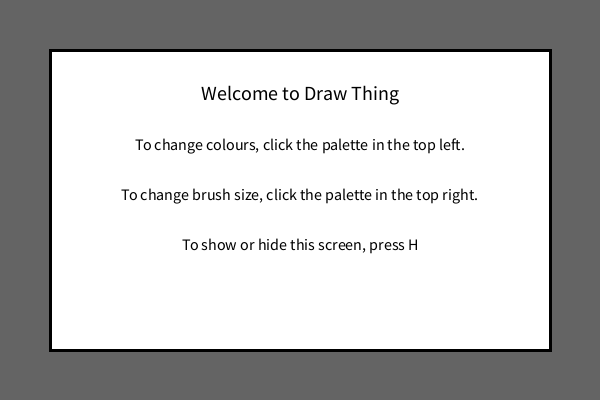
Frame 1 (no input)
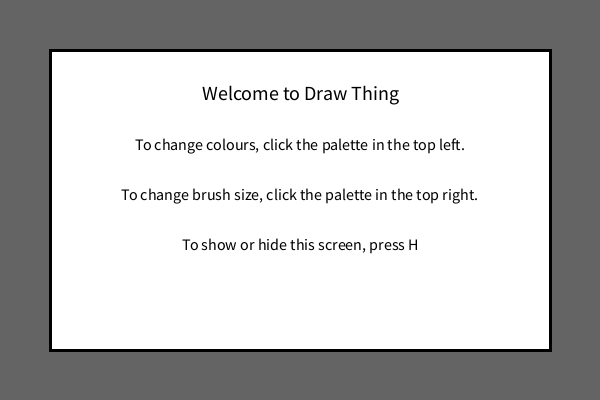
Frame 60 (the mouse pressed at the canvas centre just before this capture)
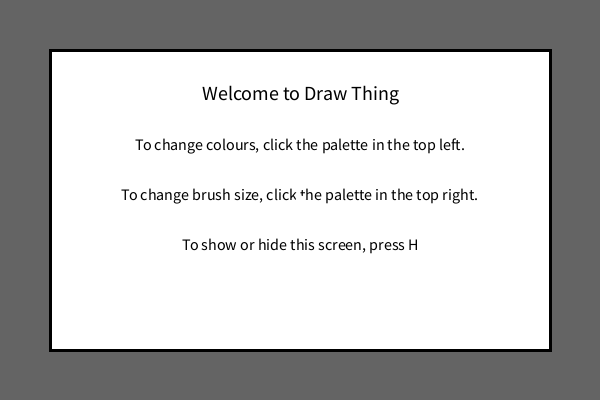
Frame 120 (the mouse held since frame 60 and released just before this capture)

The Processing sketch that drew these frames (run headless with seeded random() and noise(); from frame 60 on, the mouse is pressed at the canvas centre):

// Processing sketch: 01_welcome_screen
// ── 01_welcome_screen.pde
// first go at a drawing program

boolean welcome_b;

// ===== brush picker =====
int brush_size;

// ===== colour picker =====
int red_val;
int green_val;
int blue_val;


// ========== setup
void setup() {
  size (600, 400);
  surface.setTitle("Drawing Program");
  smooth(); // smooth the drawing

  // ----- declare variables
  welcome_b = true;
  red_val = 255;
  green_val = 255;
  blue_val = 255;
  brush_size = 10;
} // ========== close setup




// -------------------------------------------
void draw() {
  welcome_screen(); // draw the welcome screen

  if (mousePressed == true)
  {
    stroke(red_val, green_val, blue_val);
    strokeWeight(brush_size);
    line(pmouseX, pmouseY, mouseX, mouseY);
  }
} // close draw
// -------------------------------------------


// -------------------------------------------
void welcome_screen() {
  if (welcome_b == true) { // draw the welcome screen
    background(100);
    stroke(0);
    strokeWeight(3);
    fill(255);
    rect(50, 50, width-100, height-100);

    fill(0);
    textSize(20);
    textAlign(CENTER);
    text("Welcome to Draw Thing", width/2, 100);
    textSize(16);
    text("To change colours, click the palette in the top left.", width/2, 150);
    text("To change brush size, click the palette in the top right.", width/2, 200);
    text("To show or hide this screen, press H", width/2, 250);
  } else {
    background(100);
    colour_palette(); // draw the colour palette
    colour_picker(); // pick the colour
    brush_palette(); // draw the brush palette
    brush_picker(); // draw the brush picker
  }
} // -----------------------------------------



// -------------------------------------------
void keyPressed() {
  println(welcome_b);
  if (key == 'h') welcome_b = !welcome_b;
}
// -------------------------------------------


// -------------------------------------------
// ===== draw the colour pallete
void colour_palette() {
  noStroke();
  fill(255, 0, 0); // red
  rect(0, 0, 20, 20);
  fill(255, 255, 0); // yellow
  rect(20, 0, 20, 20); 
  fill(0, 0, 255); // blue
  rect(40, 0, 20, 20); 
  fill(0, 255, 0); // green
  rect(60, 0, 20, 20); 
  fill(255); // white
  rect(80, 0, 20, 20);
  fill(red_val, green_val, blue_val); // current selected colour
  rect(0, height-20, 20, 20);
} // ===== close colour_plette




// ========== pick the brush
void brush_palette() {
  strokeWeight(1);
  fill(150);
  rect(width-80, 0, 80, 20);
  stroke(0);
  line(width-20, 0, width-20, 20);
  line(width-40, 0, width-40, 20);
  line(width-60, 0, width-60, 20);
  fill(0);
  ellipse(width-10, 10, 15, 15);
  ellipse(width-30, 10, 10, 10);
  ellipse(width-50, 10, 5, 5);
  ellipse(width-70, 10, 1, 1);
} // ===== close colour_picker






// ========== pick the colour
void colour_picker() {
  if (mouseX<100 & mouseY<20) { // if mouse is inside colour picker
    if (mouseX<20 & mousePressed == true) { // red
      red_val = 255;
      green_val = 0;
      blue_val = 0;
    } else if (mouseX<40 & mousePressed == true) { // yellow
      red_val = 255;
      green_val = 255;
      blue_val = 0;
    } else if (mouseX<60 & mousePressed == true) { // blue
      red_val = 0;
      green_val = 0;
      blue_val = 255;
    } else if (mouseX<80 & mousePressed == true) { // green
      red_val = 0;
      green_val = 255;
      blue_val = 0;
    } else if (mouseX<100  & mousePressed == true) { // white
      red_val = 255;
      green_val = 255;
      blue_val = 255;
    }
  } // ----- close if mouse is inside colour pcicker
} // ========== close colour_picker







// ========== pick the brush
void brush_picker() {
  fill(150);
  rect(width-20, height-20, 20, 20);

  if (mouseX>width-80 & mouseY<20) { // if mouse is inside brush picker
    if (mouseX>width-20 & mousePressed == true) { // red
      brush_size = 15;
    } else if (mouseX>width-40 & mousePressed == true) { // yellow
      brush_size = 10;
    } else if (mouseX>width-60 & mousePressed == true) { // blue
      brush_size = 5;
    } else if (mouseX>width-80 & mousePressed == true) { // green
      brush_size = 1;
    }
  } // ----- close if mouse is inside colour pcicker

  fill(0);
  ellipse(width-10, height-10, brush_size, brush_size);
} // ========== close brush_picker
